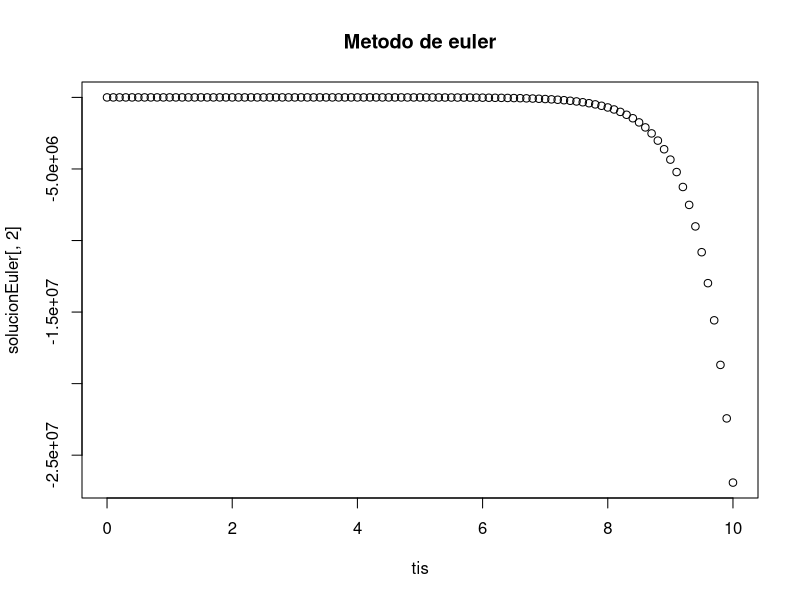
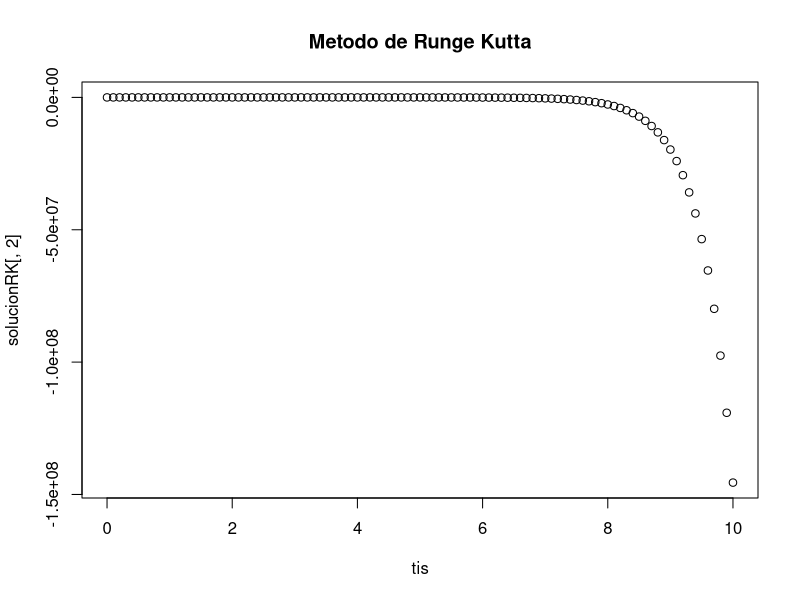

Write the R code that produced these figures, in order. (Note: this script raises an error after producing the figures.)
#Segundo punto taller

#install.packages('deSolve')
#library('deSolve')

require(deSolve)
tis=seq(0,10,0.1)
funcion=function(x,y,parms){
  s=(2*y-x^2+x-3)
  return(list(s))
}



listaFuncion=funcion(2,2)
solucionEuler= ode(c(1.2),tis,funcion,parms=NULL,method="euler")
tabla = cbind(tis,solucionEuler[,2])
colnames(tabla)=c("ti","euler")
tabla
plot(tis,solucionEuler[,2],main = "Metodo de euler")


listaFuncion=funcion(2,2)
solucionRK= ode(c(1.2),tis,funcion,parms=NULL,method="rk4")
tabla = cbind(tis,solucionRK[,2])
colnames(tabla)=c("ti","Rouge Kutta")
tabla
plot(tis,solucionRK[,2],main = "Metodo de Runge Kutta")

listaFuncion=funcion(2,2)
solucion= ode(c(1.2),tis,funcion,parms=NULL,method="rk2")
tabla = cbind(tis,solucion[,2])
colnames(tabla)=c("ti","Rouge rk2")
tabla
plot(tis,solucion[,2],main = "Metodo de Heun")


#funcion comparacion

funcionBase=function(x,parms){
  s=(x/2+x^2-(11/20)* exp(2*x)+(7/4))
  
}
y=funcionBase(tis)
plot(tis,y,main="Comparacion sulucion exacta")
#metodo de euler
points(tis,solucionEuler[,2],pch=5,col="red")
#metodo de Rouge Kutta
points(tis,solucionRK[,2],pch=5,col="blue")
#metodo de heun
points(tis,solucion[,2],pch=5,col="green")
